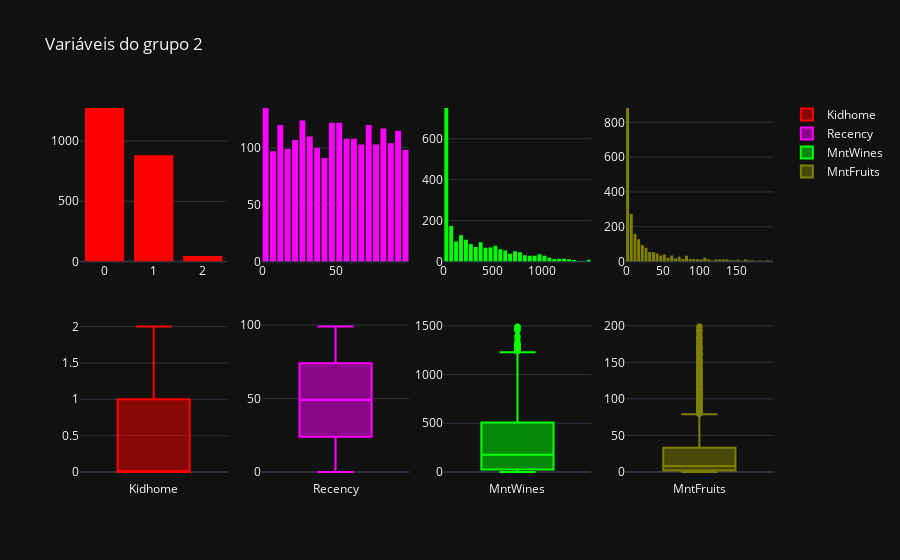

Notebook code for this chart:
### Markdown cell above
Após o filtro de outliers, temos que a distribuição das variáveis está próxima à normal. Agora, seguiremos para o próximo bloco.

### Code cell
fig = make_subplots(cols=4, rows=2)

for i, coluna in enumerate(b2):
    fig.add_traces(go.Histogram(x=df[coluna],
                                marker_color=colors_2[i],
                                showlegend=False),
                   rows = 1, cols = i+1)
    fig.add_traces(go.Box(y=df[coluna],
                          marker_color=colors_2[i],
                          name= coluna),
                   rows = 2, cols = i+1)

fig.update_layout(bargap = 0.2,
                  title_text = 'Variáveis do grupo 2')

### Figure 1 — Plotly figure (JSON) as saved in the notebook; plotly's stock layout.template omitted (floating-point values rounded to 4 significant figures; data arrays with more than 128 entries replaced by an {"elided": "..."} marker saying what was removed)
{"data": [{"marker": {"color": "red"}, "showlegend": false, "x": {"elided": "2203 int values"}, "type": "histogram", "xaxis": "x", "yaxis": "y"}, {"marker": {"color": "red"}, "name": "Kidhome", "y": {"elided": "2203 int values"}, "type": "box", "xaxis": "x5", "yaxis": "y5"}, {"marker": {"color": "magenta"}, "showlegend": false, "x": {"elided": "2203 int values"}, "type": "histogram", "xaxis": "x2", "yaxis": "y2"}, {"marker": {"color": "magenta"}, "name": "Recency", "y": {"elided": "2203 int values"}, "type": "box", "xaxis": "x6", "yaxis": "y6"}, {"marker": {"color": "lime"}, "showlegend": false, "x": {"elided": "2203 int values"}, "type": "histogram", "xaxis": "x3", "yaxis": "y3"}, {"marker": {"color": "lime"}, "name": "MntWines", "y": {"elided": "2203 int values"}, "type": "box", "xaxis": "x7", "yaxis": "y7"}, {"marker": {"color": "olive"}, "showlegend": false, "x": {"elided": "2203 int values"}, "type": "histogram", "xaxis": "x4", "yaxis": "y4"}, {"marker": {"color": "olive"}, "name": "MntFruits", "y": {"elided": "2203 int values"}, "type": "box", "xaxis": "x8", "yaxis": "y8"}], "layout": {"xaxis": {"anchor": "y", "domain": [0.0, 0.2125]}, "yaxis": {"anchor": "x", "domain": [0.575, 1.0]}, "xaxis2": {"anchor": "y2", "domain": [0.2625, 0.475]}, "yaxis2": {"anchor": "x2", "domain": [0.575, 1.0]}, "xaxis3": {"anchor": "y3", "domain": [0.525, 0.7375]}, "yaxis3": {"anchor": "x3", "domain": [0.575, 1.0]}, "xaxis4": {"anchor": "y4", "domain": [0.7875, 1.0]}, "yaxis4": {"anchor": "x4", "domain": [0.575, 1.0]}, "xaxis5": {"anchor": "y5", "domain": [0.0, 0.2125]}, "yaxis5": {"anchor": "x5", "domain": [0.0, 0.425]}, "xaxis6": {"anchor": "y6", "domain": [0.2625, 0.475]}, "yaxis6": {"anchor": "x6", "domain": [0.0, 0.425]}, "xaxis7": {"anchor": "y7", "domain": [0.525, 0.7375]}, "yaxis7": {"anchor": "x7", "domain": [0.0, 0.425]}, "xaxis8": {"anchor": "y8", "domain": [0.7875, 1.0]}, "yaxis8": {"anchor": "x8", "domain": [0.0, 0.425]}, "title": {"text": "Variáveis do grupo 2"}, "bargap": 0.2}}
